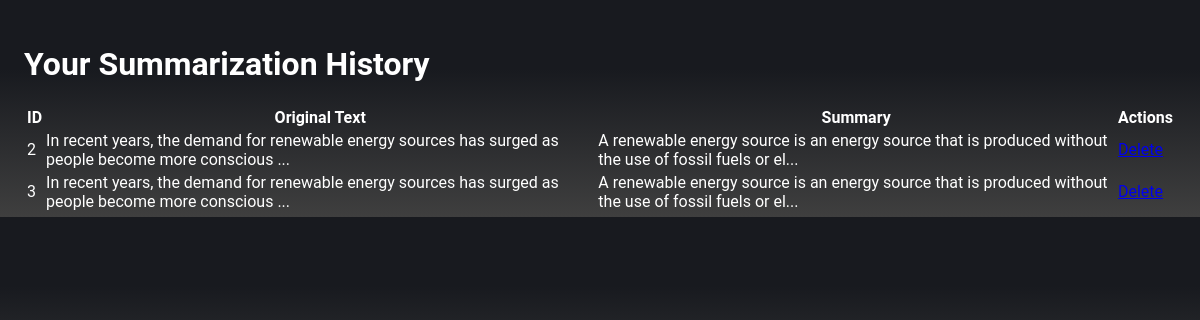
Page /dashboard (signed in) on the committed database.
### db.py (models this page shows)
class Summary(db.Model):
    id = db.Column(db.Integer, primary_key=True)
    user_id = db.Column(db.Integer, db.ForeignKey('user.id'))
    text = db.Column(db.Text)
    summary = db.Column(db.Text)

### app.py (the view)
@app.route('/dashboard')
def dashboard():
    if 'user_id' not in session:
        return redirect('/login')
    from db import db, Summary
    user_summaries = Summary.query.filter_by(user_id=session['user_id']).all()
    return render_template('dashboard.html', summaries=user_summaries)

### templates/dashboard.html (shortened to what this page needs)
<!DOCTYPE html>
<html lang="en">
<head>
    <link rel="stylesheet" href="{{ url_for('static', filename='css/styles.css') }}">
</head>
<body>
    <h1>Your Summarization History</h1>
    <table>
        <thead>
            <tr>
                <th>ID</th>
                <th>Original Text</th>
                <th>Summary</th>
                <th>Actions</th>
            </tr>
        </thead>
        <tbody>
            {% for summary in summaries %}
            <tr>
                <td>{{ summary.id }}</td>
                <td>{{ summary.text[:100] }}...</td>
                <td>{{ summary.summary[:100] }}...</td>
                <td>
                    <a href="/delete_summary/{{ summary.id }}">Delete</a>
                </td>
            </tr>
            {% endfor %}
        </tbody>
    </table>
</body>
</html>

### static/css/styles.css (style rules this page uses)
body { margin: 0; padding: 2%; padding-bottom: 0.25%; background: rgb(63,63,63); background: linear-gradient(0deg, rgba(63,63,63,1) 0%, rgba(24,26,31,1) 68%); color: white; font-family: "Roboto", serif; font-optical-sizing: auto; }

### rows in the picture
Summary: id "2", text "In recent years, the demand for renewable energy sources has surged as people become more conscious", summary "A renewable energy source is an energy source that is produced without the use of fossil fuels or el"
Summary: id "3", text "In recent years, the demand for renewable energy sources has surged as people become more conscious", summary "A renewable energy source is an energy source that is produced without the use of fossil fuels or el"
